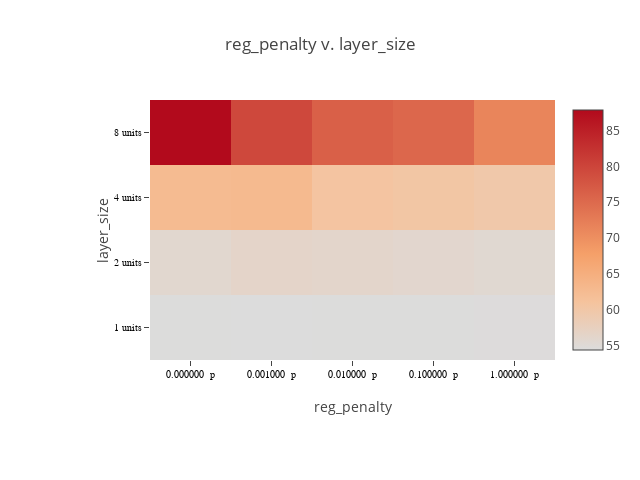

Source (notebook cell):
### Code cell
plot_matrix(lossframe, "reg_penalty", "layer_size", x_suffix=" p", y_suffix="units")

### Figure 1 — Plotly figure (JSON) as saved in the notebook; plotly's stock layout.template omitted (floating-point values rounded to 4 significant figures)
{"data": [{"colorscale": [[0, "rgb(0,0,255)", [1, "rgb(255,0,0)"]]], "type": "heatmap", "x": ["0.000000  p", "0.001000  p", "0.010000  p", "0.100000  p", "1.000000  p"], "y": ["1 units", "2 units", "4 units", "8 units"], "z": [[54.42, 54.36, 54.46, 54.47, 54.5], [55.75, 56.41, 56.12, 55.84, 55.52], [62.62, 62.84, 60.68, 60.27, 59.73], [87.88, 79.51, 76.29, 75.4, 71.36]]}], "layout": {"height": 480, "margin": {"b": 120, "l": 150, "r": 30, "t": 100}, "title": "reg_penalty v. layer_size", "width": 640, "xaxis": {"tickfont": {"color": "black", "family": "Arial, sans-serif", "size": 10}, "title": "reg_penalty"}, "yaxis": {"tickfont": {"color": "black", "family": "Arial, sans-serif", "size": 10}, "title": "layer_size"}}}
